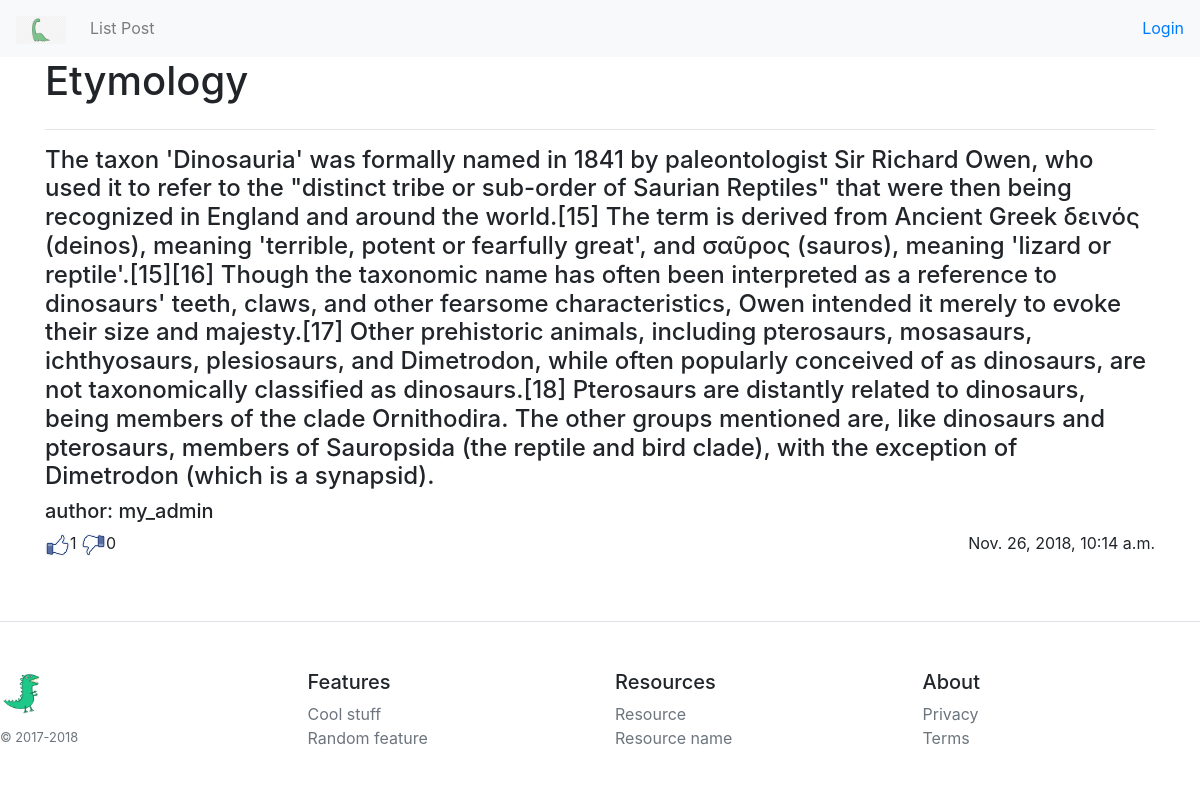
Screenshot of /posts/6/ with the database file from the repository.
### user_post/models.py (models this page shows, shortened)
class Post(models.Model):
    author = models.ForeignKey('auth.User', on_delete=models.CASCADE)
    title = models.CharField(max_length = 150, verbose_name = 'Title')
    descriptions = models.TextField(verbose_name = 'Informations')
    date = models.DateTimeField(auto_now = True, verbose_name = 'Date')
    likes = models.IntegerField(default = 0)
    dislike = models.IntegerField(default = 0)
    class Meta:
        verbose_name = 'Post'
        verbose_name_plural = 'Posts'

### user_post/views.py (the view)
# urls.py: url(r'^posts/(?P<pk>[0-9]+)/$', views.show_post, name = 'show_post'),
def show_post(request, pk):
	args = {}
	args.update(csrf(request))
	args['post'] = get_object_or_404(Post, pk=pk)
	return render(request, 'user_post/post.html', args)

### user_post/templates/user_post/post.html (shortened to what this page needs)
{% extends 'user_post/wrapper.html' %}
{% load staticfiles %}
{% block main %}
  <div class="comtainer">
    <h1 class="leftstr">{{ post.title }}</h1>
    <hr>
    <h4>{{ post.descriptions }}</h4>
    <h5>author: {{ post.author }}</h5>
    <p class="leftstr">
    	<a href="/posts/add_likes/{{ post.id}}"><img src="{% static 'img/like2.png' %}" width="25px"></a>{{ post.likes }}
    	<a href="/posts/add_dislike/{{ post.id}}"><img src="{% static 'img/like1.png' %}" width="25px"></a>{{ post.dislike }}
    </p>
    <span class="rightstr">{{ post.date }}</span>
  </div>
{% endblock %}

### user_post/static/css/style3.css (style rules this page uses)
body, html { width: 100%; display: grid; }
.leftstr, .rightstr { float:left; width: 50%; }
.rightstr { text-align: right; }

### rows the page displays
Post: title "Etymology", descriptions "The taxon 'Dinosauria' was formally named in 1841 by paleontologist Sir Richard Owen, who used it to refer to the \"distinct tribe or sub-order of Saurian Reptiles\" that were then being recognized in England and around the world.[15] The term is derived from Ancient Greek δεινός (deinos), meaning 'terrible, potent or fearfully great', and σαῦρος (sauros), meaning 'lizard or reptile'.[15][16] Though the taxonomic name has often been interpreted as a reference to dinosaurs' teeth, claws, and other fearsome characteristics, Owen intended it merely to evoke their size and majesty.[17] Other prehistoric animals, including pterosaurs, mosasaurs, ichthyosaurs, plesiosaurs, and Dimetrodon, while…", author "my_admin", likes "1", dislike "0", date "Nov. 26, 2018, 10:14 a.m."
